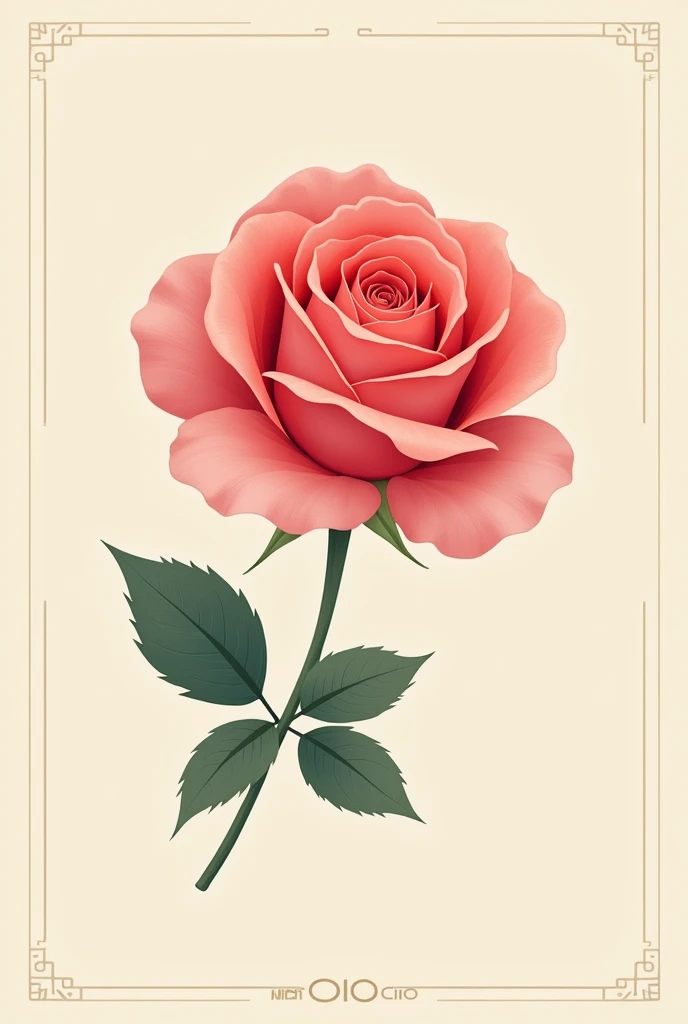
#> input picture images/Rose.jpg, 688 x 1024 px
$ python negative_transfomation_of_color_image.py
#> lines starting #> are read from the running program, lines starting #| are printed output that depends on the picture
import cv2 as cv
import numpy as np
import matplotlib.pyplot as plt

# Read the image
img_raw = cv.imread("./images/Rose.jpg")  # openCV reads the image in BGR format
#> img_raw is the input picture: shape (1024, 688, 3); mean B, G, R 187.1, 206.3, 232.4

# Check if the image was loaded correctly
if img_raw is None:
    print("Error: Image not found. Check the file path.")
else:
    # Convert BGR to RGB
    img = cv.cvtColor(img_raw, cv.COLOR_BGR2RGB)

    # Apply negative transformation
    img_neg = cv.bitwise_not(img) # It is equivalent of Ixy = 225 - Ix0y0
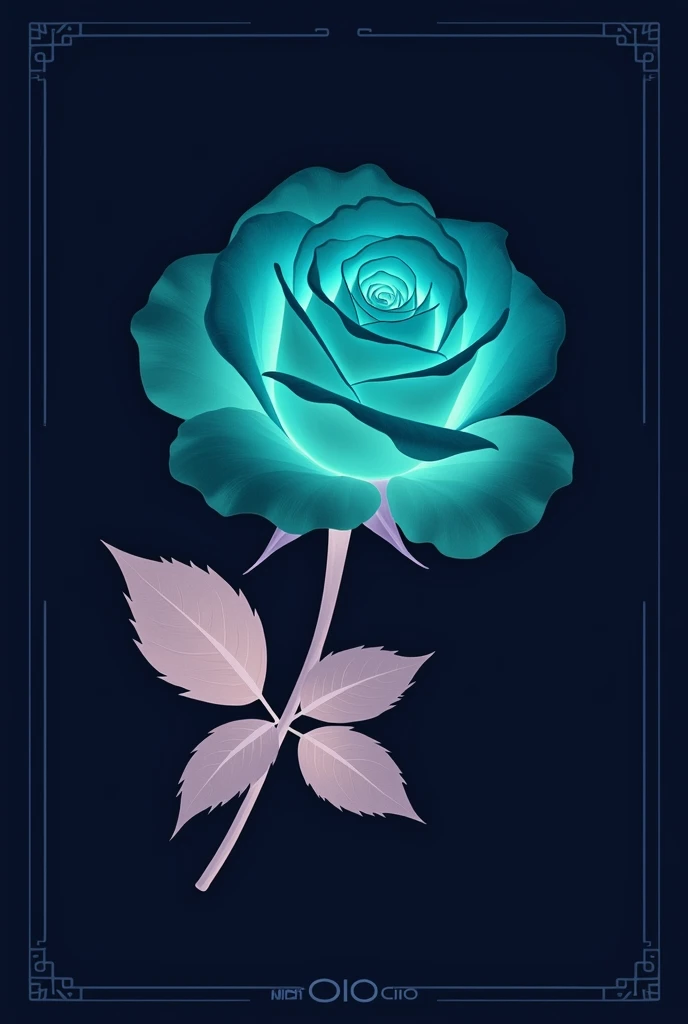
#> img_neg: shape (1024, 688, 3); mean R, G, B 22.6, 48.7, 67.9


    #combine the original image and negative_transformed image
    combine_img = np.hstack((img,img_neg))
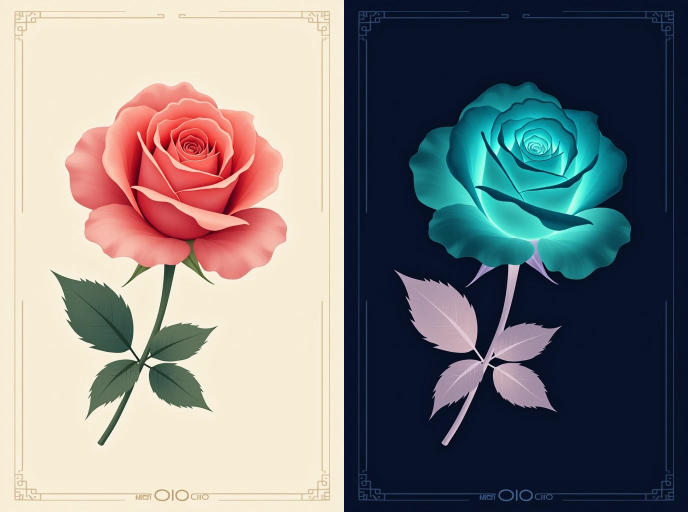
#> combine_img: shape (1024, 1376, 3) (shown at 1/2 size); mean R, G, B 127.5, 127.5, 127.5

    '''Uncomment below line to save the combined image in the images folder'''
    # cv.imwrite("images/negative_transformed_image.jpg",np.hstack((img_raw,cv.cvtColor(img_neg,cv.COLOR_RGB2BGR))))

    # Show original image
    plt.imshow(combine_img)
    plt.title("Original_image | Negative_transformed_image")
    plt.axis("off")  # Hide axis
    plt.show()
